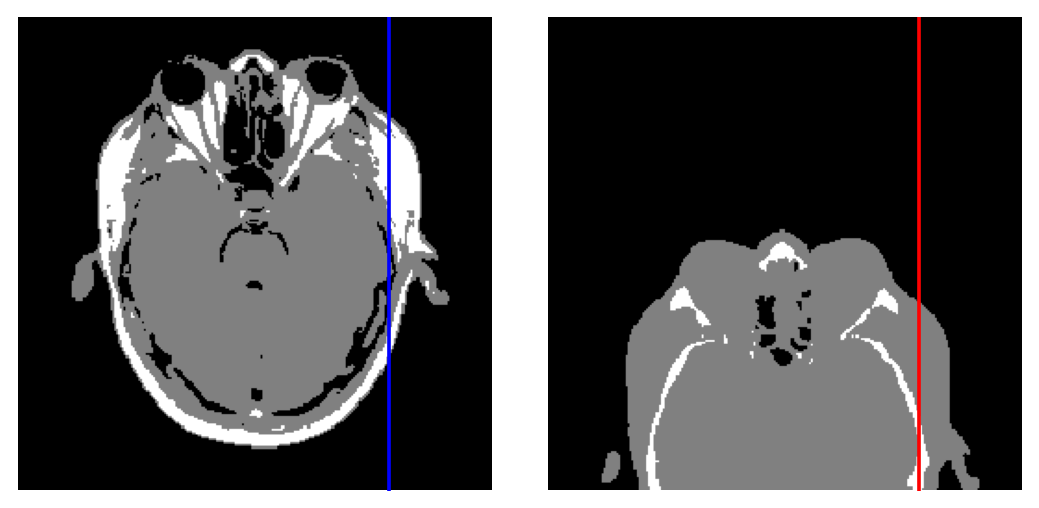
#> input picture lecture_slides/lecture_intensity_based_registration/pictures/MR_CT_3bins_translation-100_images_withLines.png, 1039 x 508 px, given in place of CT.png, which was not available
$ python energies.py
#> lines starting #> are read from the running program, lines starting #| are printed output that depends on the picture; pictures that were not available may be replaced by others from this repository, and a replacement may not be noted
#
import numpy as np
np.set_printoptions( suppress=True )
from matplotlib import pyplot as plt
plt.ion()
plt.rcParams['text.usetex'] = True


#
def saveFigure( fig, fileName, useFullScreen=False ):
    plt.figure( fig )
    fig.show()
    if useFullScreen: plt.get_current_fig_manager().window.showMaximized()
    plt.pause(.1)
    plt.savefig( fileName, bbox_inches='tight', dpi=fig.dpi )


#
CT, MR = plt.imread( "CT.png" ), plt.imread( "MR.png" )
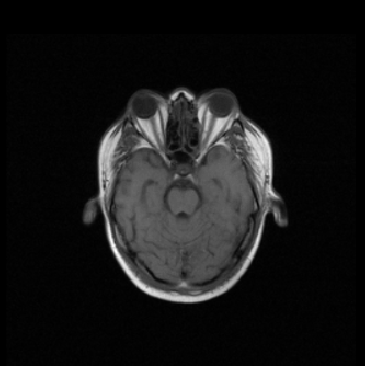
#> input picture lecture_slides/lecture_intensity_based_registration/pictures/MR.png, 365 x 366 px
#> CT is the input picture: shape (508, 1039, 4) float32; mean R, G, B, A 0.328, 0.325, 0.328, 1
#> MR is the input picture: shape (366, 365, 3) float32; min 0, max 1, mean 0.0889
CT, MR = CT[ 70 : 70+256, 55 : 55+256, 0 ], MR[ 70 : 70+256, 55 : 55+256, 0 ]
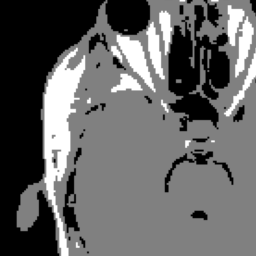
#> CT: shape (256, 256) float32; min 0, max 1, mean 0.391
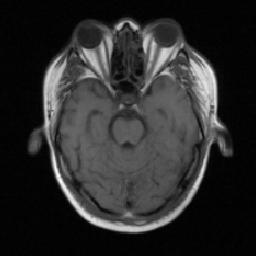
#> MR: shape (256, 256) float32; min 0, max 1, mean 0.172
CT = 1040 / .388  * CT - 1000  # 0 -> -1000 (air) and 0.388 -> 40 (brain tissue)
MR *= 1068

#
MRnoisy = MR + np.random.standard_normal( (256,256) ) * 100
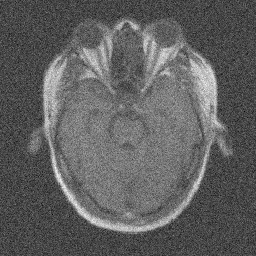
#> MRnoisy: shape (256, 256) float64; min -472.6, max 1261.8, mean 183.6; drawn with min black and max white
MRnoisy[ MRnoisy < 0 ] = 0
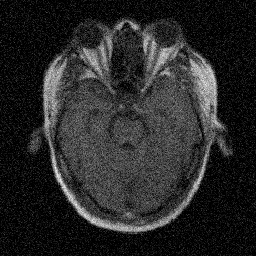
#> MRnoisy: shape (256, 256) float64; min 0, max 1261.8, mean 201; drawn with min black and max white

#
MRnoisyAndRescaled = 0.3 * MR + np.random.standard_normal( (256,256) ) * 30
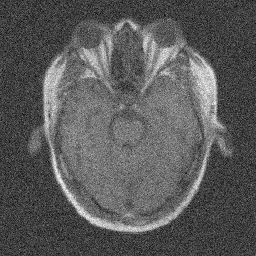
#> MRnoisyAndRescaled: shape (256, 256) float64; min -113.2, max 361.7, mean 55.5; drawn with min black and max white
MRnoisyAndRescaled[ MRnoisyAndRescaled < 0 ] = 0
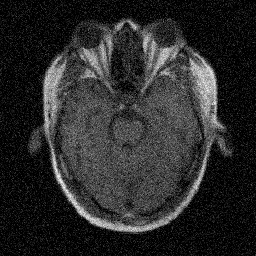
#> MRnoisyAndRescaled: shape (256, 256) float64; min 0, max 361.7, mean 60.7; drawn with min black and max white
if False:
    fig, ax = plt.subplots( 1, 2 )
    ax[0].imshow( MR, cmap='gray', vmin=MR.min(), vmax=MR.max() )
    ax[1].imshow( MRnoisyAndRescaled, cmap='gray', vmin=MR.min(), vmax=MR.max() )

#
if False:
    h,e = np.histogram( MR.ravel(), 32, density=True )
    binCenters = ( e[ 1: ] + e[ :-1 ] ) / 2
    fig, ax = plt.subplots()
    #ax.bar( binCenters, h )
    ax.bar( np.arange( h.size ), h )


#
binnedMR = np.ones( (256,256) )
binnedMR[ MR < 200 ] = 0
binnedMR[ MR > 500 ] = 2
if False:
    fig, ax = plt.subplots( 1, 2 )
    ax[0].imshow( MR, cmap='gray' )
    ax[1].imshow( binnedMR, cmap='gray' )

#
binnedCT  = np.ones( (256,256) )
binnedCT[ CT < -500 ] = 0
binnedCT[ CT > 500 ] = 2
if False:
    fig, ax = plt.subplots( 1, 2 )
    ax[0].imshow( CT, cmap='gray'  )
    ax[1].imshow( binnedCT, cmap='gray' )


fixed = MR
moving = CT
#moving = MRnoisy
moving = MRnoisyAndRescaled

if False:
    fixed = binnedMR
    moving = binnedCT


#
from collections import namedtuple
Scenario = namedtuple( 'Scenario', [ 'name', 'fixed', 'moving', 'criterion' ] )
scenarios = [ Scenario( 'MR_MR_ssd', MR, MRnoisy, 'ssd' ),
              Scenario( 'MR_MRscaled', MR, MRnoisyAndRescaled, None ),
              Scenario( 'MR_CT_3bins', binnedMR, binnedCT, 'entropy' ),
              Scenario( 'MR_CT_entropy', MR, CT, 'entropy' ),
              Scenario( 'MR_CT_mi', MR, CT, 'mi' )
              ]

columnNumber = 200
gap = 30
figI, axI = plt.subplots()
fig1D, ax1D = plt.subplots( 2, 1 )
figS, axS = plt.subplots()
figH = plt.figure()
axH = figH.add_subplot( projection='3d' )
figMovingH, axMovingH = plt.subplots()
figFixedH, axFixedH = plt.subplots()
figE, axE = plt.subplots()
figs = [ figI, fig1D, figS, figH, figMovingH, figFixedH, figE ]
axs = [ axI, ax1D[0], ax1D[1], axS, axH, axMovingH, axFixedH, axE ]
#> (the run stopped early here; a loop or call above may not have finished)
